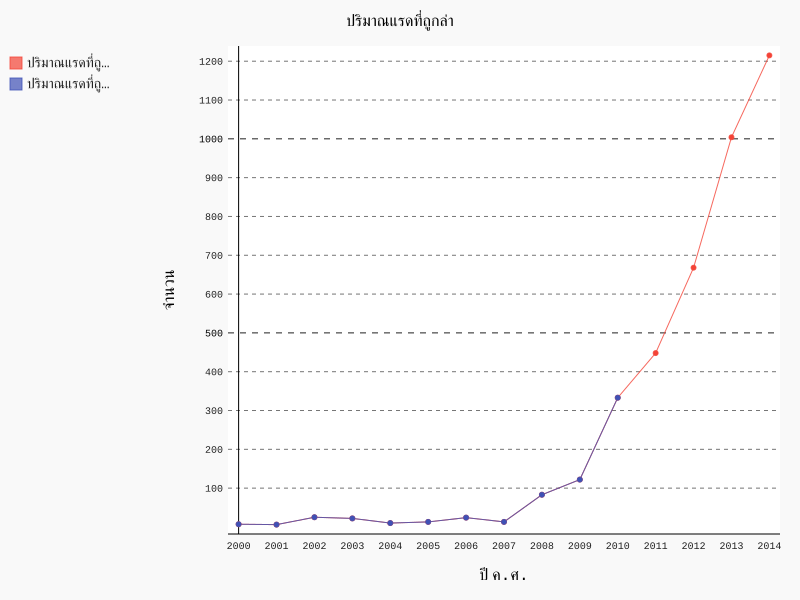

Source code (Python):
import pygal
import pandas as pd
df = pd.read_excel(pd.ExcelFile('RHINO_2000_2014.xlsx'))
line_chart = pygal.Line(title=u'ปริมาณแรดที่ถูกล่า', x_title='ปี ค.ศ.',y_title='จำนวน')
line_chart.x_labels = map(str, range(2000, 2015))
line_chart.add('ปริมาณแรดที่ถูกล่า', df['kill'])
line_chart.add('ปริมาณแรดที่ถูกล่า', [7,6,25,22,10,13,24,13,83,122,333])
line_chart.render_to_file('poch.svg')
